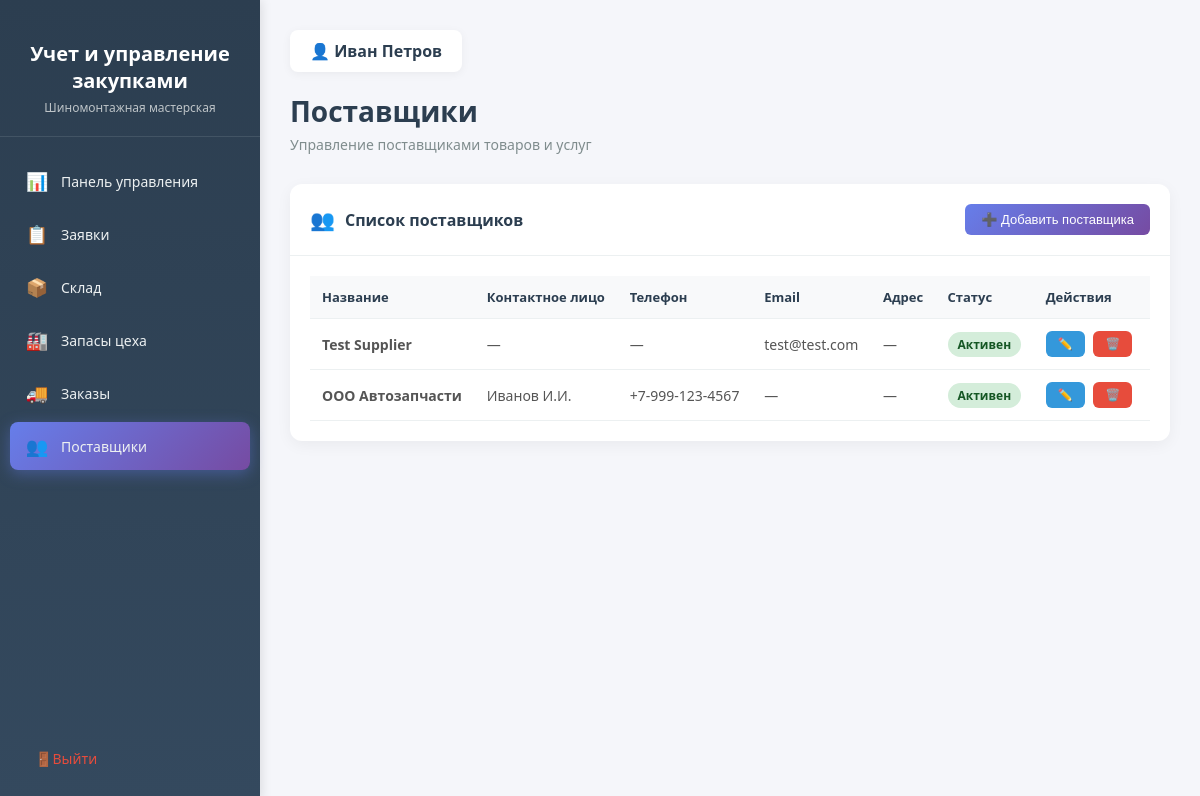
Page /suppliers/ (signed in) on the committed database.
### core/models.py (models this page shows, shortened)
class Supplier(models.Model):
    name = models.CharField(_('Название поставщика'), max_length=200)
    contact_person = models.CharField(_('Контактное лицо'), max_length=100, blank=True)
    email = models.EmailField(_('Email'), blank=True)
    phone = models.CharField(_('Телефон'), max_length=50, blank=True)
    address = models.TextField(_('Адрес'), blank=True)
    created_at = models.DateTimeField(_('Дата добавления'), auto_now_add=True)
    is_active = models.BooleanField(_('Активен'), default=True)
    class Meta:
        verbose_name = _('Поставщик')
        verbose_name_plural = _('Поставщики')
        ordering = ['name']

### core/views.py (the view, shortened to what this page needs)
# urls.py: path('suppliers/', suppliers, name='suppliers'),
@login_required
def suppliers(request):
    suppliers_list = CoreSupplier.objects.all().order_by('name')
    context = {
        'suppliers': suppliers_list,
        'user': request.user,
    }
    return render(request, 'procurement/suppliers.html', context)

### templates/procurement/suppliers.html (shortened to what this page needs)
<!DOCTYPE html>
<html lang="ru">
<head>
</head>
<body>
    <aside class="sidebar">
        <div class="sidebar-header">
            <h2>Учет и управление закупками</h2>
            <p>Шиномонтажная мастерская</p>
        </div>
        <ul class="sidebar-menu">
            <li>
                <a href="{% url 'dashboard' %}">
                    <span class="menu-icon">📊</span>
                    <span>Панель управления</span>
                </a>
            </li>
            <li>
                <a href="{% url 'requests' %}">
                    <span class="menu-icon">📋</span>
                    <span>Заявки</span>
                </a>
            </li>
            <li>
                <a href="{% url 'warehouse' %}">
                    <span class="menu-icon">📦</span>
                    <span>Склад</span>
                </a>
            </li>
            <li>
                <a href="{% url 'workshop_stock' %}">
                    <span class="menu-icon">🏭</span>
                    <span>Запасы цеха</span>
                </a>
            </li>
            <li>
                <a href="{% url 'orders' %}">
                    <span class="menu-icon">🚚</span>
                    <span>Заказы</span>
                </a>
            </li>
            <li>
                <a href="{% url 'suppliers' %}" class="active">
                    <span class="menu-icon">👥</span>
                    <span>Поставщики</span>
                </a>
            </li>
        </ul>
        <div class="sidebar-footer">
            <a href="{% url 'logout' %}" class="logout-btn">
                <span class="menu-icon">🚪</span>
                <span>Выйти</span>
            </a>
        </div>
    </aside>
    <main class="main-content">
        <div class="page-header">
            <div class="user-info">
                👤 <span>{{ user.get_full_name|default:user.username }}</span>
            </div>
            <h1>Поставщики</h1>
            <p>Управление поставщиками товаров и услуг</p>
        </div>
        <div class="card">
            <div class="card-header">
                <h3>
                    <span class="widget-icon">👥</span>
                    Список поставщиков
                </h3>
                <div class="header-actions">
                    <button class="btn btn-primary" onclick="openAddModal()">
                        ➕ Добавить поставщика
                    </button>
                </div>
            </div>
            <div class="card-body">
                {% if suppliers %}
                    <div class="table-responsive">
                        <table class="data-table">
                            <thead>
                                <tr>
                                    <th>Название</th>
                                    <th>Контактное лицо</th>
                                    <th>Телефон</th>
                                    <th>Email</th>
                                    <th>Адрес</th>
                                    <th>Статус</th>
                                    <th>Действия</th>
                                </tr>
                            </thead>
                            <tbody>
                                {% for supplier in suppliers %}
                                    <tr>
                                        <td><strong>{{ supplier.name }}</strong></td>
                                        <td>{{ supplier.contact_person|default:"—" }}</td>
                                        <td>{{ supplier.phone|default:"—" }}</td>
                                        <td>{{ supplier.email|default:"—" }}</td>
                                        <td>{{ supplier.address|default:"—" }}</td>
                                        <td>
                                            <span class="status-badge {% if supplier.is_active %}status-active{% else %}status-inactive{% endif %}">
                                                {% if supplier.is_active %}Активен{% else %}Не активен{% endif %}
                                            </span>
                                        </td>
                                        <td class="actions-cell">
                                            <button class="btn btn-edit" onclick="openEditModal({{ supplier.id }}, '{{ supplier.name }}', '{{ supplier.contact_person|escapejs }}', '{{ supplier.phone|escapejs }}', '{{ supplier.email|escapejs }}', '{{ supplier.address|escapejs }}', {{ supplier.is_active|lower }})">✏️</button>
                                            <button class="btn btn-delete" onclick="deleteSupplier({{ supplier.id }})">🗑️</button>
                                        </td>
                                    </tr>
                                {% endfor %}
                            </tbody>
                        </table>
                    </div>
                {% else %}
                    <div class="empty-state">
                        <div class="empty-state-icon">📋</div>
                        <p>Поставщики не найдены</p>
                        <p style="margin-top: 10px;">Нажмите "Добавить поставщика", чтобы создать первого поставщика</p>
                    </div>
                {% endif %}
            </div>
        </div>
    </main>
</body>
</html>

### templates/procurement/suppliers.html (style rules this page uses)
* { margin: 0; padding: 0; box-sizing: border-box; }
body { font-family: 'Segoe UI', Tahoma, Geneva, Verdana, sans-serif; background: #f5f6fa; min-height: 100vh; display: flex; }
.sidebar { width: 260px; background: linear-gradient(180deg, #2c3e50 0%, #34495e 100%); min-height: 100vh; position: fixed; left: 0; top: 0; padding: 20px 0; box-shadow: 2px 0 10px rgba(0,0,0,0.1); }
.sidebar-header { padding: 20px; text-align: center; border-bottom: 1px solid rgba(255,255,255,0.1); margin-bottom: 20px; }
.sidebar-header h2 { color: white; font-size: 20px; margin-bottom: 5px; }
.sidebar-header p { color: #bdc3c7; font-size: 12px; }
.sidebar-menu { list-style: none; padding: 0 10px; }
.sidebar-menu li { margin-bottom: 5px; }
.sidebar-menu a { display: flex; align-items: center; padding: 12px 15px; color: #ecf0f1; text-decoration: none; border-radius: 8px; transition: all 0.3s ease; font-size: 14px; }
.sidebar-menu a.active { background: linear-gradient(135deg, #667eea 0%, #764ba2 100%); box-shadow: 0 4px 15px rgba(102, 126, 234, 0.4); }
.sidebar-menu .menu-icon { margin-right: 12px; font-size: 18px; width: 24px; text-align: center; }
.sidebar-footer { position: absolute; bottom: 20px; width: 100%; padding: 0 20px; }
.logout-btn { display: flex; align-items: center; padding: 12px 15px; color: #e74c3c; text-decoration: none; border-radius: 8px; transition: all 0.3s ease; font-size: 14px; }
.main-content { margin-left: 260px; flex: 1; padding: 30px; }
.page-header { margin-bottom: 30px; }
.page-header h1 { color: #2c3e50; font-size: 28px; margin-bottom: 5px; }
.page-header p { color: #7f8c8d; font-size: 14px; }
.user-info { display: inline-block; background: white; padding: 10px 20px; border-radius: 8px; box-shadow: 0 2px 10px rgba(0,0,0,0.05); margin-bottom: 20px; }
.user-info span { color: #2c3e50; font-weight: 600; }
.card { background: white; border-radius: 12px; box-shadow: 0 4px 15px rgba(0,0,0,0.05); overflow: hidden; margin-bottom: 25px; }
.card-header { padding: 20px; border-bottom: 1px solid #ecf0f1; display: flex; align-items: center; justify-content: space-between; }
.card-header h3 { color: #2c3e50; font-size: 16px; display: flex; align-items: center; }
.card-header .widget-icon { margin-right: 10px; font-size: 20px; }
.card-body { padding: 20px; }
.table-responsive { overflow-x: auto; }
.data-table { width: 100%; border-collapse: collapse; }
.data-table th, .data-table td { padding: 12px; text-align: left; border-bottom: 1px solid #ecf0f1; }
.data-table th { background: #f8f9fa; color: #2c3e50; font-weight: 600; font-size: 13px; }
.data-table td { font-size: 14px; color: #555; }
.status-badge { display: inline-block; padding: 4px 10px; border-radius: 20px; font-size: 12px; font-weight: 600; }
.status-active { background: #d4edda; color: #155724; }
.btn { padding: 8px 16px; border-radius: 6px; cursor: pointer; font-size: 13px; transition: all 0.3s ease; border: none; text-decoration: none; display: inline-block; }
.btn-primary { background: linear-gradient(135deg, #667eea 0%, #764ba2 100%); color: white; }
.btn-edit { background: #3498db; color: white; padding: 6px 12px; font-size: 12px; }
.btn-delete { background: #e74c3c; color: white; padding: 6px 12px; font-size: 12px; }
.actions-cell { white-space: nowrap; }
.actions-cell .btn { margin-right: 5px; }
.header-actions { display: flex; gap: 10px; }

### rows in the picture
Supplier: name "Test Supplier", contact_person "—", phone "—", email "test@test.com", address "—", is_active "Активен"
Supplier: name "ООО Автозапчасти", contact_person "Иванов И.И.", phone "+7-999-123-4567", email "—", address "—", is_active "Активен"

### other values in the picture
{{ user.get_full_name|default:user.username }} "Иван Петров"
